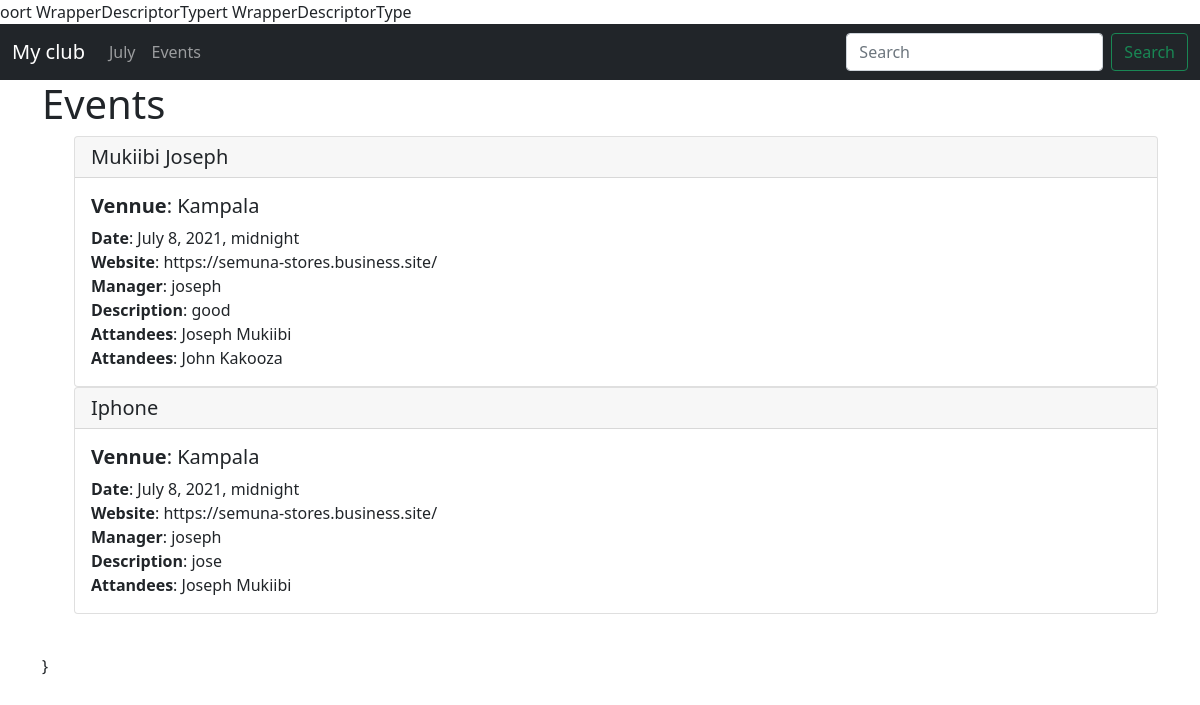
The app's page /events with its own data.
### events/models.py (models this page shows)
class  Event(models.Model):
    name =models.CharField('Event Name',max_length=120)
    venue = models.ForeignKey(Venue,blank=True, null=True, on_delete=models.CASCADE)
    event_date = models.DateTimeField('Event Date')
    manager =models.CharField(max_length=120)
    description = models.TextField(blank = True)
    attendees =  ManyToManyField(MyClubuser, blank=True)
    def __str__(self):
            return self.name

class Venue(models.Model):
    name = models.CharField('Venue Name', max_length= 120)
    address =models.CharField(max_length=300)
    zip_code =models.CharField('Zip code', max_length=15)
    phone=models.CharField('Contact Phone', max_length=25)
    web = models.URLField('Website Address')
    email_address = models.EmailField('Email Address')
    def __str__(self):
        return self.name

class MyClubuser(models.Model):
    frist_name = models.CharField(max_length=30)
    last_name =  models.CharField(max_length=30)
    email = models.EmailField('User email')
    def __str__ (self):
        return self.frist_name +" " +self.last_name

### events/views.py (the view)
# urls.py: path('events', views.all_events, name ='list-events')
def all_events(request):
    events_list = Event.objects.all()
    return render(request, 'events/events_list.html', {'event_list':events_list})

### events/templates/events/events_list.html
{% extends 'events/base.html' %}
{% block content %}
<h1> Events  </h1>
<ul>
{% for  event in event_list  %}
     <div class="card">
  <h5 class="card-header"> {{ event }}</h5>
  <div class="card-body">
    <h5 class="card-title"><strong> Vennue</strong>: {{ event.venue}}</h5>
    <p class="card-text">
            <strong>Date</strong>: {{ event.event_date}}<br/>
            <strong>Website</strong>: {{ event.venue.web}}<br/>
            <strong>Manager</strong>: {{ event.manager}}<br/>
            <strong>Description</strong>: {{ event.description}}<br/>
            {% for  user in event.attendees.all %}
                  <strong>Attandees</strong>: {{ user }}<br/>
                  {% endfor %}
    </p>
  </div>
</div>
{% endfor %}
<br/>
</ul>
{% endblock content %}

### events/templates/events/base.html (shortened to what this page needs)
<!doctype html>
<html lang="en">
  <head>
    <link href="https://cdn.jsdelivr.net/npm/bootstrap@5.0.2/dist/css/bootstrap.min.css" rel="stylesheet">
  </head>
  <body>oort WrapperDescriptorTypert WrapperDescriptorType
    {% include "events/navbar.html" %}
    <div class = 'container'>
    {% block content %}
    {% endblock content %}}
    </div>
  </body>
</html>

### events/templates/events/navbar.html (shortened to what this page needs)
<nav class="navbar navbar-expand-lg navbar-dark bg-dark">
  <div class="container-fluid">
    <a class="navbar-brand" href="#">My club</a>
    <div class="collapse navbar-collapse" id="navbarSupportedContent">
      <ul class="navbar-nav me-auto mb-2 mb-lg-0">
        <li class="nav-item">
          <a class="nav-link" href="{% url 'home' '2021' 'July' %}">July</a>
        </li>
         <li class="nav-item">
          <a class="nav-link" href="{% url 'list-events' %}">Events</a>
        </li>
      </ul>
      <form class="d-flex">
        <input class="form-control me-2" type="search" placeholder="Search" aria-label="Search">
        <button class="btn btn-outline-success" type="submit">Search</button>
      </form>
    </div>
  </div>
</nav>

### records on screen
Event: name "Mukiibi Joseph", venue "Kampala", event_date "July 8, 2021, midnight", venue.web "https://semuna-stores.business.site/", manager "joseph", description "good"
MyClubuser: frist_name+last_name "Joseph Mukiibi"
MyClubuser: frist_name+last_name "John Kakooza"
Event: name "Iphone", venue "Kampala", event_date "July 8, 2021, midnight", venue.web "https://semuna-stores.business.site/", manager "joseph", description "jose"
